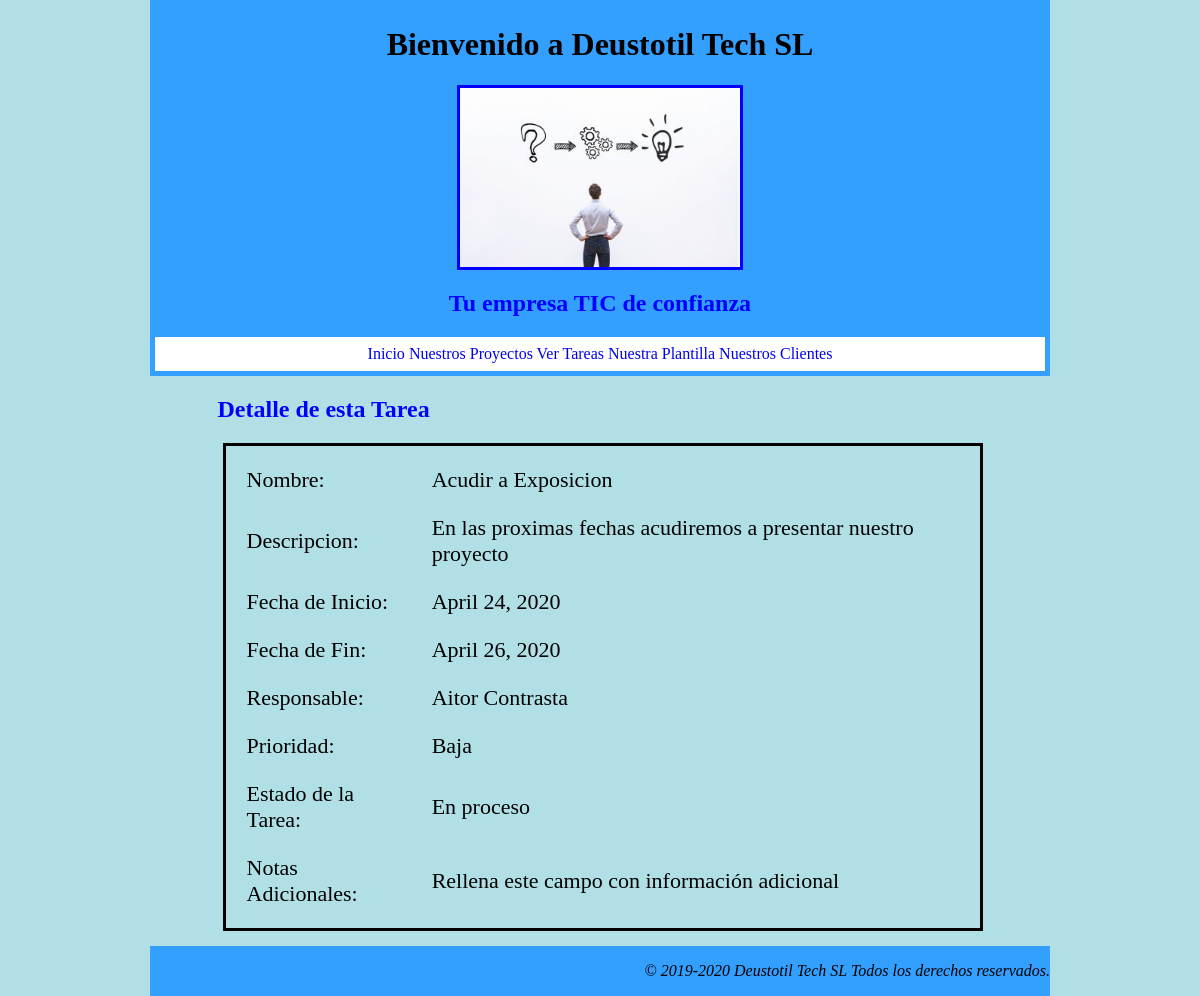
The app's page /index/lista_tareas/5/ with its own data.
### appDeustotilTECHSL/models.py (models this page shows, shortened)
class Tarea(models.Model):
    nombre = models.CharField(max_length=25)
    descripcion = models.CharField(max_length=120)
    fecha_inicio = models.DateField(default=date.today())
    fecha_fin = models.DateField(default=date.today())
    responsable = models.ForeignKey(Empleado, null=True, on_delete=models.SET_NULL)
    prioridad = models.ForeignKey(Prioridad, default='Ninguna', null=True, on_delete=models.SET_NULL)
    estadoTarea = models.ForeignKey(EstadoTarea,default='Abierta', null=True, on_delete=models.SET_NULL)
    nota_adicional = models.TextField(default='Rellena este campo con información adicional',max_length=750)

class Empleado(models.Model):
    dni = models.CharField(max_length=12)
    foto_perfil = models.ImageField(upload_to='fotos_perfil/', blank=True)
    nombre = models.CharField(max_length=25)
    apellido1 = models.CharField(max_length=25)
    apellido2 = models.CharField(max_length=25)
    email = models.EmailField()
    telefono = models.IntegerField()
    def __str__(self):
        return f'{self.nombre} {self.apellido1}'

class Prioridad(models.Model):
    prioridad = models.CharField(max_length=15)
    def __str__(self):
        return self.prioridad

class EstadoTarea(models.Model):
    estado_tarea = models.CharField(max_length=12)
    def __str__(self):
        return self.estado_tarea

### appDeustotilTECHSL/views.py (the view)
# urls.py: path('lista_tareas/<int:pk>/', views.TareaDetailView.as_view(), name='tarea'),
class TareaDetailView(DetailView):
    model = Tarea
    template_name = 'tarea.html'
    def get_context_data(self, **kwargs):
        context = super(TareaDetailView, self).get_context_data(**kwargs)
        context['titulo_pagina'] = 'Detalle de esta Tarea'
        return context

### appDeustotilTECHSL/templates/tarea.html
{% extends "index.html" %}
{% block contenido %}
<table class="tablaObjeto">
    <tr>
        <td>Nombre:</td>
        <td>{{ tarea.nombre }}</td>
    </tr>
    <tr>
        <td>Descripcion:</td>
        <td>{{ tarea.descripcion }}</td>
    </tr>
    <tr>
        <td>Fecha de Inicio:</td>
        <td>{{ tarea.fecha_inicio}}</td>
    </tr>
    <tr>
        <td>Fecha de Fin:</td>
        <td>{{ tarea.fecha_fin }}</td>
    </tr>
    <tr>
        <td>Responsable:</td>
        <td>{{ tarea.responsable }}</td>
    </tr>
    <tr>
        <td>Prioridad:</td>
        <td>{{ tarea.prioridad }}</td>
    </tr>
    <tr>
        <td>Estado de la Tarea:</td>
        <td>{{ tarea.estadoTarea }}</td>
    </tr>
        <tr>
        <td>Notas Adicionales:</td>
        <td>{{ tarea.nota_adicional }}</td>
    </tr>
</table>
{% endblock %}

### appDeustotilTECHSL/static/css/main.css (style rules this page uses)
body { background-color: powderblue; width: 75%; margin: auto; }
.tablaObjeto { border-spacing: 20px; border-style: solid; border-color: black; table-layout: fixed; border-collapse: separate; margin-left: 5px; }
td { font-family: Cambria, Cochin, Georgia, Times, 'Times New Roman', serif; font-size: 22px; text-align: left; }

### records on screen
Tarea: nombre "Acudir a Exposicion", descripcion "En las proximas fechas acudiremos a presentar nuestro proyecto", fecha_inicio "April 24, 2020", fecha_fin "April 26, 2020", responsable "Aitor Contrasta", prioridad "Baja", estadoTarea "En proceso", nota_adicional "Rellena este campo con información adicional"

### other values on screen
{{ titulo_pagina }} "Detalle de esta Tarea"
